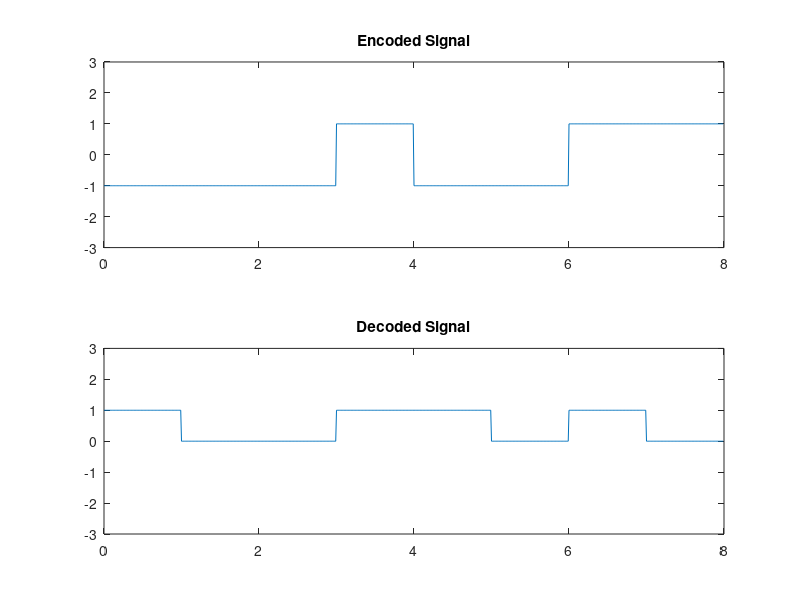

Reproduce this figure in MATLAB.
clc;
clear all;
close all;
data = [1 0 0 1 1 0 1 0];
point = 100;
status = 1;
%Encoded_Signal
%previous one : positive
% 0 -> same
% 1 -> alternate
encoded_signal = zeros(1,length(data)*point);
for i=1:length(data)
    if data(i) == 1
        status = -status;
    end
    encoded_signal((i-1)*point+1:i*point) = status;
end

size = 0:1/point:length(data)-1/point;

subplot(2,1,1);
plot(size,encoded_signal);
title('Encoded Signal');
ylim([-3,3]);

%Decoded_Signal
status = 1;
decoded_signal = zeros(1,length(encoded_signal));
for i=1:length(data)
    if encoded_signal(i*point)~=status
        decoded_signal((i-1)*point+1:i*point) = 1
        status = -status;      
    end
end
    
subplot(2,1,2);
plot(size,decoded_signal);
title('Decoded Signal');
ylim([-3,3]);
